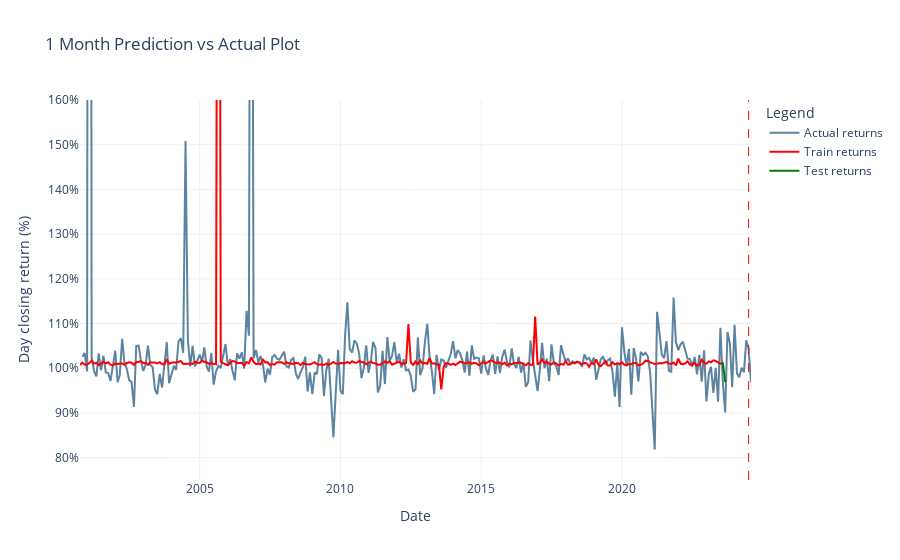

Notebook code for this chart:
### Markdown cell above
### 12 Months Actual vs Prediction

### Code cell
importlib.reload(comparison)
comparison.generate_plot(df, df_tabular_multi, y_train_mean_pred_12m, y_test_mean_pred_12m)

### Figure 1 — Plotly figure (JSON) as saved in the notebook; plotly's stock layout.template omitted (floating-point values rounded to 4 significant figures; data arrays with more than 128 entries replaced by an {"elided": "..."} marker saying what was removed)
{"data": [{"line": {"color": "#5c839f", "width": 2}, "mode": "lines", "name": "Actual returns", "x": {"elided": "287 str values"}, "y": {"elided": "300 float values"}, "type": "scatter"}, {"line": {"color": "red", "width": 2}, "mode": "lines", "name": "Train returns", "x": {"elided": "275 str values"}, "y": {"elided": "275 float values"}, "type": "scatter"}, {"line": {"color": "green", "width": 2}, "mode": "lines", "name": "Test returns", "x": ["2023-08-01", "2023-09-01", "2023-10-01", "2023-11-01", "2023-12-01", "2024-01-01", "2024-02-01", "2024-03-01", "2024-04-01", "2024-05-01", "2024-06-01", "2024-07-01", "2024-08-01"], "y": [1.013, 0.9689], "type": "scatter"}], "layout": {"shapes": [{"line": {"color": "red", "dash": "dash", "width": 1}, "type": "line", "x0": "2024-07-01", "x1": "2024-07-01", "xref": "x", "y0": 0, "y1": 1, "yref": "y domain"}], "yaxis": {"title": {"text": "Day closing return (%)"}, "tickformat": ".0%", "range": [0.75, 1.6]}, "title": {"text": "1 Month Prediction vs Actual Plot"}, "xaxis": {"title": {"text": "Date"}}, "legend": {"title": {"text": "Legend"}}}}
